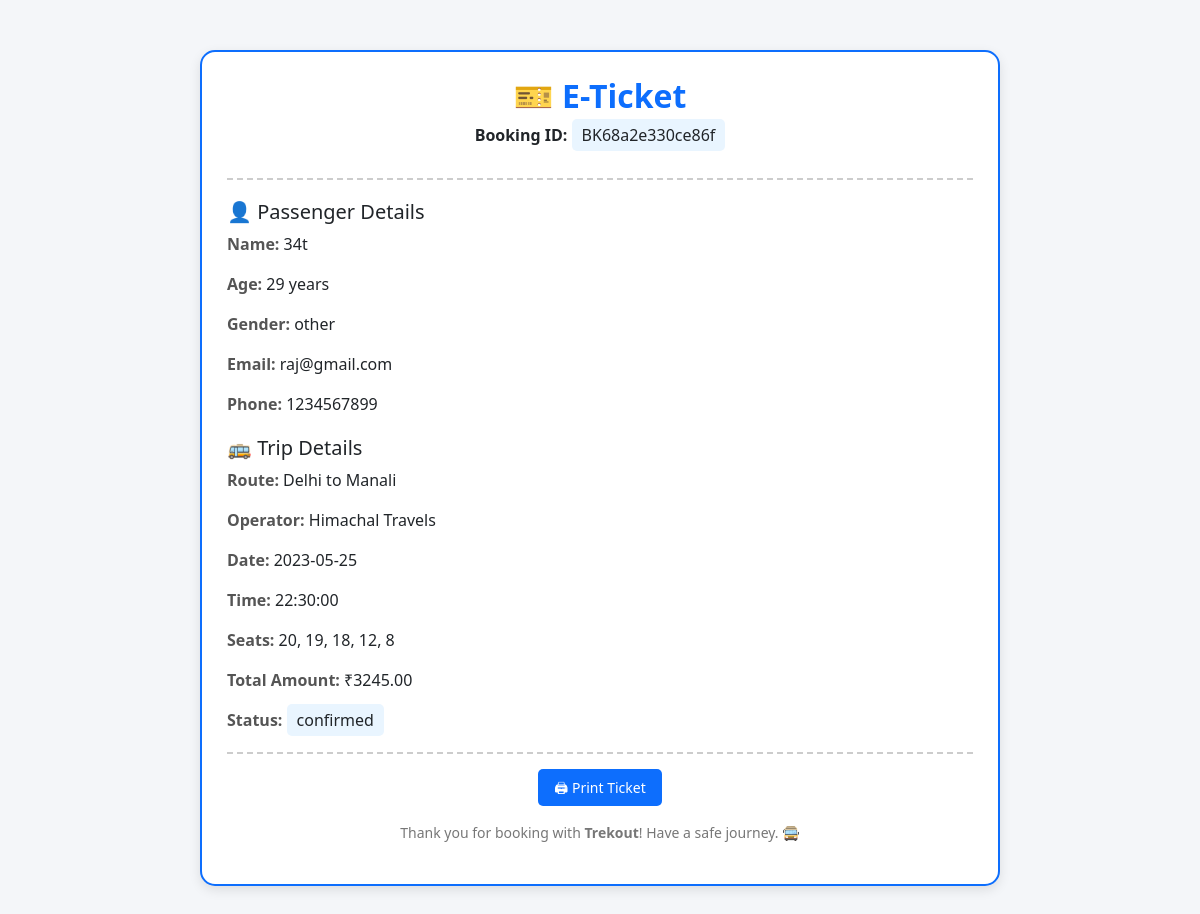
/hello/eticket.php (signed in), run on the app's committed database.
### tables this page shows
CREATE TABLE `booking` (
  `id` int(11) NOT NULL,
  `user_id` int(11) NOT NULL,
  `student_id` varchar(50) NOT NULL,
  `passenger_name` varchar(100) NOT NULL,
  `passenger_age` int(3) DEFAULT NULL,
  `passenger_gender` enum('male','female','other') DEFAULT NULL,
  `passenger_email` varchar(150) NOT NULL,
  `passenger_phone` varchar(20) NOT NULL,
  `booking_id` varchar(30) NOT NULL,
  `route_name` varchar(100) NOT NULL,
  `operator` varchar(100) NOT NULL,
  `departure_date` date NOT NULL,
  `departure_time` time NOT NULL,
  `seats` varchar(50) NOT NULL,
  `total_amount` decimal(10,2) NOT NULL,
  `status` enum('confirmed','cancelled','completed') DEFAULT 'confirmed',
  `created_at` timestamp NOT NULL DEFAULT current_timestamp()
);

### hello/eticket.php (the view, shortened to what this page needs)
<?php
include 'db.php';
if (isset($_GET['booking_id'])) {
    $bookingId = $_GET['booking_id'];
} elseif (isset($_SESSION['booking_id'])) {
    $bookingId = $_SESSION['booking_id'];
} else {
    $stmt = mysqli_prepare($conn, "SELECT booking_id FROM booking WHERE user_id = ? ORDER BY created_at DESC LIMIT 1");
    mysqli_stmt_bind_param($stmt, "i", $_SESSION['id']);
    mysqli_stmt_execute($stmt);
    $result = mysqli_stmt_get_result($stmt);
    if ($row = mysqli_fetch_assoc($result)) {
        $bookingId = $row['booking_id'];
    } else {
        $bookingId = null;
    }
}
    ?>
    <?php
$sql = "SELECT * FROM booking WHERE booking_id = ? AND user_id = ? LIMIT 1";
$stmt = mysqli_prepare($conn, $sql);
mysqli_stmt_bind_param($stmt, "si", $bookingId, $_SESSION['id']);
mysqli_stmt_execute($stmt);
$result = mysqli_stmt_get_result($stmt);
    ?>
    <?php
$bookingDetails = mysqli_fetch_assoc($result);
?>
<!DOCTYPE html>
<html>
<head>
    <link rel="stylesheet" href="https://cdn.jsdelivr.net/npm/bootstrap@5.3.0/dist/css/bootstrap.min.css">
</head>
<body>
<div class="ticket-card">
    <div class="ticket-header text-center">
        <h2>🎫 E-Ticket</h2>
        <p><strong>Booking ID:</strong> <span class="highlight"><?= htmlspecialchars($bookingDetails['booking_id']) ?></span></p>
    </div>
    <div class="ticket-section">
        <h5>👤 Passenger Details</h5>
        <p><span class="ticket-label">Name:</span> <?= htmlspecialchars($bookingDetails['passenger_name']) ?></p>
        <p><span class="ticket-label">Age:</span> <?= htmlspecialchars($bookingDetails['passenger_age']) ?> years</p>
        <p><span class="ticket-label">Gender:</span> <?= htmlspecialchars($bookingDetails['passenger_gender']) ?></p>
        <p><span class="ticket-label">Email:</span> <?= htmlspecialchars($bookingDetails['passenger_email']) ?></p>
        <p><span class="ticket-label">Phone:</span> <?= htmlspecialchars($bookingDetails['passenger_phone']) ?></p>
    </div>
    <div class="ticket-section">
        <h5>🚌 Trip Details</h5>
        <p><span class="ticket-label">Route:</span> <?= htmlspecialchars($bookingDetails['route_name']) ?></p>
        <p><span class="ticket-label">Operator:</span> <?= htmlspecialchars($bookingDetails['operator']) ?></p>
        <p><span class="ticket-label">Date:</span> <?= htmlspecialchars($bookingDetails['departure_date']) ?></p>
        <p><span class="ticket-label">Time:</span> <?= htmlspecialchars($bookingDetails['departure_time']) ?></p>
        <p><span class="ticket-label">Seats:</span> <?= htmlspecialchars($bookingDetails['seats']) ?></p>
        <p><span class="ticket-label">Total Amount:</span> ₹<?= htmlspecialchars($bookingDetails['total_amount']) ?></p>
        <p><span class="ticket-label">Status:</span> <span class="highlight"><?= htmlspecialchars($bookingDetails['status']) ?></span></p>
    </div>
    <div class="ticket-footer">
        <button onclick="window.print()" class="btn-print">🖨 Print Ticket</button>
        <p class="mt-3">Thank you for booking with <strong>Trekout</strong>! Have a safe journey. 🚍</p>
    </div>
</div>
</body>
</html>

### hello/eticket.php (style rules this page uses)
body { background-color: #f4f6f9; font-family: 'Segoe UI', Tahoma, Geneva, Verdana, sans-serif; }
.ticket-card { max-width: 800px; margin: 50px auto; padding: 25px; border: 2px solid #0d6efd; border-radius: 15px; background-color: white; box-shadow: 0px 4px 12px rgba(0,0,0,0.1); }
.ticket-header { border-bottom: 2px dashed #ccc; padding-bottom: 15px; margin-bottom: 20px; }
.ticket-header h2 { color: #0d6efd; font-weight: bold; }
.ticket-section { margin-bottom: 20px; }
.ticket-label { font-weight: bold; color: #555; }
.highlight { background-color: #e9f5ff; padding: 5px 10px; border-radius: 5px; }
.ticket-footer { border-top: 2px dashed #ccc; padding-top: 15px; text-align: center; font-size: 14px; color: #777; }
.btn-print { background-color: #0d6efd; color: white; border: none; padding: 8px 16px; border-radius: 5px; }

### data on the page
booking: booking "BK68a2e330ce86f", passenger_name "34t", passenger_age "29", passenger_gender "other", passenger_email "raj@gmail.com", passenger_phone "1234567899", route_name "Delhi to Manali", operator "Himachal Travels", departure_date "2023-05-25", departure_time "22:30:00", seats "20, 19, 18, 12, 8", total_amount "3245.00", status "confirmed"
